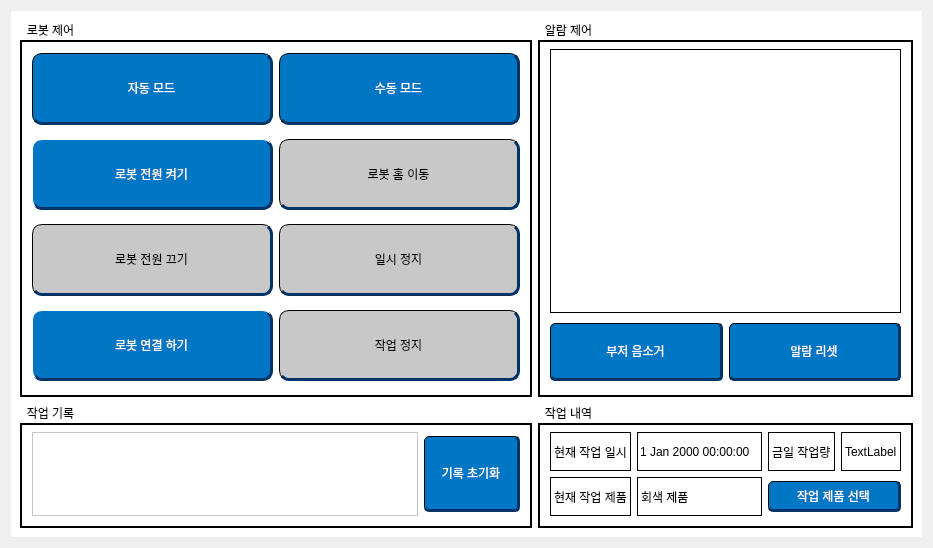
      <widget class="QWidget" name="main_page">
       <property name="sizePolicy">
        <sizepolicy hsizetype="Expanding" vsizetype="Expanding">
         <horstretch>1</horstretch>
         <verstretch>1</verstretch>
        </sizepolicy>
       </property>
       <layout class="QGridLayout" name="gridLayout_9">
        <item row="0" column="0">
         <widget class="QWidget" name="widget_2" native="true">
          <property name="sizePolicy">
           <sizepolicy hsizetype="Expanding" vsizetype="Expanding">
            <horstretch>1</horstretch>
            <verstretch>1</verstretch>
           </sizepolicy>
          </property>
          <property name="minimumSize">
           <size>
            <width>0</width>
            <height>0</height>
           </size>
          </property>
          <property name="styleSheet">
           <string notr="true">background-color: rgb(255, 255, 255);</string>
          </property>
          <layout class="QGridLayout" name="gridLayout" rowstretch="3,1" columnstretch="1,1">
           <item row="1" column="0">
            <widget class="QGroupBox" name="groupBox_3">
             <property name="sizePolicy">
              <sizepolicy hsizetype="Expanding" vsizetype="Expanding">
               <horstretch>1</horstretch>
               <verstretch>1</verstretch>
              </sizepolicy>
             </property>
             <property name="styleSheet">
              <string notr="true">QGroupBox {
	color: rgb(0, 0, 0);
	font: bold 20pt &quot;Arial&quot;;
	border: 2px solid rgb(0, 0, 0);
	margin-top: 20px;
}
QGroupBox::title {
    subcontrol-origin: margin;
    padding: 3px 15px 0 5px;
}</string>
             </property>
             <property name="title">
              <string>작업 기록</string>
             </property>
             <layout class="QGridLayout" name="gridLayout_4">
              <item row="0" column="0">
               <layout class="QHBoxLayout" name="horizontalLayout_2" stretch="4,1">
                <item>
                 <widget class="QTextEdit" name="scrollArea">
                  <property name="minimumSize">
                   <size>
                    <width>0</width>
                    <height>0</height>
                   </size>
                  </property>
                  <property name="styleSheet">
                   <string notr="true">QScrollBar:vertical {
	border: none;
	background-color: #efefef; 
	width: 35px;               
	margin: 0px;
}
QScrollBar::handle:vertical {
	background-color: #555555; 
	min-height: 80px; 
	height: 80px;     
    border-radius: 15px;       
    margin: 2px;               
}
QScrollBar::handle:vertical:hover {
	background-color: #0078D7; 
}
QScrollBar::handle:vertical:pressed {
	background-color: #005a9e; 
}
QScrollBar::add-line:vertical, QScrollBar::sub-line:vertical {
    height: 0px;               
	subcontrol-origin: margin;
}
QScrollBar::add-page:vertical, QScrollBar::sub-page:vertical {
	background: none;          
}</string>
                  </property>
                  <property name="readOnly">
                   <bool>true</bool>
                  </property>
                 </widget>
                </item>
                <item>
                 <widget class="QPushButton" name="log_delete_button">
                  <property name="sizePolicy">
                   <sizepolicy hsizetype="Expanding" vsizetype="Expanding">
                    <horstretch>1</horstretch>
                    <verstretch>1</verstretch>
                   </sizepolicy>
                  </property>
                  <property name="minimumSize">
                   <size>
                    <width>0</width>
                    <height>0</height>
                   </size>
                  </property>
                  <property name="styleSheet">
                   <string notr="true">#log_delete_button {
	color: rgb(255, 255, 255);
	background-color: rgb(0, 119, 196);
	font: bold 16pt &quot;Arial&quot;;
	border: 1px solid rgb(0, 0, 0);
	border-radius: 5px;
	border-bottom: 3px solid #003366;
	border-right: 3px solid #003366;
	margin-top: 4px;                 
	margin-bottom: 4px;
}
#log_delete_button:hover {
	background-color: #006CC1;
	border-radius: 5px;
	border-bottom: 3px solid #003366;
	border-right: 3px solid #003366;
	margin-top: 4px;                 
	margin-bottom: 4px;
}
#log_delete_button:pressed {
	background-color: #005a9e;
	border-radius: 5px;
	border-top: 1px solid #003366;
	border-left: 1px solid #003366;
	margin-top: 6px;
	margin-bottom: 6px;
}</string>
                  </property>
                  <property name="text">
                   <string>기록 초기화</string>
                  </property>
                 </widget>
                </item>
               </layout>
              </item>
             </layout>
            </widget>
           </item>
           <item row="0" column="1">
            <widget class="QGroupBox" name="groupBox_2">
             <property name="sizePolicy">
              <sizepolicy hsizetype="Expanding" vsizetype="Expanding">
               <horstretch>1</horstretch>
               <verstretch>1</verstretch>
              </sizepolicy>
             </property>
             <property name="styleSheet">
              <string notr="true">QGroupBox {
	color: rgb(0, 0, 0);
	font: bold 20pt &quot;Arial&quot;;
	border: 2px solid rgb(0, 0, 0);
	margin-top: 20px;
}
QGroupBox::title {
    subcontrol-origin: margin;
    padding: 3px 15px 0 5px;
}</string>
             </property>
             <property name="title">
              <string>알람 제어</string>
             </property>
             <layout class="QGridLayout" name="gridLayout_6">
              <item row="0" column="0">
               <layout class="QGridLayout" name="gridLayout_5" rowstretch="4,1" columnstretch="1,1">
                <item row="1" column="0">
                 <widget class="QPushButton" name="buzzer_off_button">
                  <property name="sizePolicy">
                   <sizepolicy hsizetype="Expanding" vsizetype="Expanding">
                    <horstretch>1</horstretch>
                    <verstretch>1</verstretch>
                   </sizepolicy>
                  </property>
                  <property name="styleSheet">
                   <string notr="true">/* 1. 기본 상태 (파란색) */
#buzzer_off_button {
	color: rgb(255, 255, 255);
	background-color: rgb(0, 119, 196);
	font: bold 16pt &quot;Arial&quot;;
	border: 1px solid rgb(0, 0, 0);
	border-radius: 5px;
	border-bottom: 3px solid #003366;
	border-right: 3px solid #003366;
	margin-top: 4px;                 
	margin-bottom: 4px;
}

/* 2. 마우스 올렸을 때 (살짝 어두운 파란색) */
#buzzer_off_button:hover {
	background-color: #006CC1;
	border-radius: 5px;
	border-bottom: 3px solid #003366;
	border-right: 3px solid #003366;
	margin-top: 4px;                 
	margin-bottom: 4px;
}

/* 3. 기본 상태에서 클릭할 때 (푹 들어간 파란색) */
#buzzer_off_button:pressed {
	background-color: #005a9e;
	border-radius: 5px;
	border-top: 1px solid #003366;
	border-left: 1px solid #003366;
	border-bottom: none; /* 눌렸을 땐 아래 그림자 제거 */
	border-right: none;
	margin-top: 6px; /* 위로 마진을 줘서 실제로 내려가는 효과 */
	margin-bottom: 2px;
}

/* =================================================== */
/* 4. 토글(음소거)된 상태 (초록색) - :checked 사용! */
/* =================================================== */
#buzzer_off_button:checked {
	color: #ffffff;
	background-color: #6ac529;
	font: bold 16pt &quot;Arial&quot;;
	border: 1px solid #ffffff;
	border-radius: 10px;
	border-bottom: 3px solid #439608;
	border-right: 3px solid #439608;
	margin-top: 4px;                 
	margin-bottom: 4px;
}

/* 5. 토글된(초록) 상태에서 마우스 올렸을 때 (살짝 어두운 초록) */
#buzzer_off_button:checked:hover {
	background-color: #5ab022; /* 기존 파란색 hover 간섭 방지 */
}

/* 6. 토글된(초록) 상태에서 클릭할 때 (푹 들어간 초록색) */
#buzzer_off_button:checked:pressed {
	background-color: #4b941c;
	border-top: 1px solid #439608;
	border-left: 1px solid #439608;
	border-bottom: none;
	border-right: none;
	margin-top: 6px;
	margin-bottom: 2px;
}</string>
                  </property>
                  <property name="text">
                   <string>부저 음소거</string>
                  </property>
                 </widget>
                </item>
                <item row="1" column="1">
                 <widget class="QPushButton" name="alarm_reset_button">
                  <property name="sizePolicy">
                   <sizepolicy hsizetype="Expanding" vsizetype="Expanding">
                    <horstretch>1</horstretch>
                    <verstretch>1</verstretch>
                   </sizepolicy>
                  </property>
                  <property name="styleSheet">
                   <string notr="true">#alarm_reset_button {
	color: rgb(255, 255, 255);
	background-color: rgb(0, 119, 196);
	font: bold 16pt &quot;Arial&quot;;
	border: 1px solid rgb(0, 0, 0);
	border-radius: 5px;
	border-bottom: 3px solid #003366;
	border-right: 3px solid #003366;
	margin-top: 4px;                 
	margin-bottom: 4px;
}
#alarm_reset_button:hover {
	background-color: #006CC1;
	border-radius: 5px;
	border-bottom: 3px solid #003366;
	border-right: 3px solid #003366;
	margin-top: 4px;                 
	margin-bottom: 4px;
}
#alarm_reset_button:pressed {
	background-color: #005a9e;
	border-radius: 5px;
	border-top: 1px solid #003366;
	border-left: 1px solid #003366;
	margin-top: 6px;
	margin-bottom: 6px;
}</string>
                  </property>
                  <property name="text">
                   <string>알람 리셋</string>
                  </property>
                 </widget>
                </item>
                <item row="0" column="0" colspan="2">
                 <widget class="QListWidget" name="alarmListWidget">
                  <property name="styleSheet">
                   <string notr="true">QListWidget {
    background-color: #FFFFFF;
    border: 1px solid #000000;
}

QListWidget::item {
    border-bottom: 1px solid #E0E0E0; 
    padding: 5px;
    height: 30px;
    font-size: 14px;
}

QListWidget::item:selected {
    background-color: rgb(0, 80, 150);
    color: black;
}</string>
                  </property>
                 </widget>
                </item>
               </layout>
              </item>
             </layout>
            </widget>
           </item>
           <item row="1" column="1">
            <widget class="QGroupBox" name="groupBox_4">
             <property name="sizePolicy">
              <sizepolicy hsizetype="Expanding" vsizetype="Expanding">
               <horstretch>1</horstretch>
               <verstretch>1</verstretch>
              </sizepolicy>
             </property>
             <property name="styleSheet">
              <string notr="true">QGroupBox {
	color: rgb(0, 0, 0);
	font: bold 20pt &quot;Arial&quot;;
	border: 2px solid rgb(0, 0, 0);
	margin-top: 20px;
}
QGroupBox::title {
    subcontrol-origin: margin;
    padding: 3px 15px 0 5px;
}</string>
             </property>
             <property name="title">
              <string>작업 내역</string>
             </property>
             <layout class="QGridLayout" name="gridLayout_8">
              <item row="0" column="1">
               <layout class="QGridLayout" name="gridLayout_7" rowstretch="1,1" columnstretch="2,3,2,2">
                <item row="0" column="2">
                 <widget class="QLabel" name="label_2">
                  <property name="sizePolicy">
                   <sizepolicy hsizetype="Expanding" vsizetype="Expanding">
                    <horstretch>1</horstretch>
                    <verstretch>1</verstretch>
                   </sizepolicy>
                  </property>
                  <property name="styleSheet">
                   <string notr="true">color: rgb(0, 0, 0);
font: bold 16pt &quot;Arial&quot;;
border: 1px solid rgb(0, 0, 0);</string>
                  </property>
                  <property name="text">
                   <string>금일 작업량</string>
                  </property>
                 </widget>
                </item>
                <item row="0" column="1">
                 <widget class="QDateTimeEdit" name="dateTimeEdit">
                  <property name="sizePolicy">
                   <sizepolicy hsizetype="Expanding" vsizetype="Expanding">
                    <horstretch>1</horstretch>
                    <verstretch>1</verstretch>
                   </sizepolicy>
                  </property>
                  <property name="styleSheet">
                   <string notr="true">color: rgb(0, 0, 0);
font: 14pt &quot;Arial&quot;;
border: 1px solid rgb(0, 0, 0);</string>
                  </property>
                  <property name="buttonSymbols">
                   <enum>QAbstractSpinBox::NoButtons</enum>
                  </property>
                 </widget>
                </item>
                <item row="0" column="0">
                 <widget class="QLabel" name="label">
                  <property name="sizePolicy">
                   <sizepolicy hsizetype="Expanding" vsizetype="Expanding">
                    <horstretch>1</horstretch>
                    <verstretch>1</verstretch>
                   </sizepolicy>
                  </property>
                  <property name="styleSheet">
                   <string notr="true">color: rgb(0, 0, 0); font: bold 16pt &quot;Arial&quot;; border: 1px solid rgb(0, 0, 0);</string>
                  </property>
                  <property name="text">
                   <string>현재 작업 일시</string>
                  </property>
                 </widget>
                </item>
                <item row="0" column="3">
                 <widget class="QLabel" name="workload_edit">
                  <property name="sizePolicy">
                   <sizepolicy hsizetype="Expanding" vsizetype="Expanding">
                    <horstretch>1</horstretch>
                    <verstretch>1</verstretch>
                   </sizepolicy>
                  </property>
                  <property name="styleSheet">
                   <string notr="true">color: rgb(0, 0, 0);
font: bold 16pt &quot;Arial&quot;;
border: 1px solid rgb(0, 0, 0);</string>
                  </property>
                  <property name="text">
                   <string>TextLabel</string>
                  </property>
                 </widget>
                </item>
                <item row="1" column="0">
                 <widget class="QLabel" name="label_3">
                  <property name="sizePolicy">
                   <sizepolicy hsizetype="Expanding" vsizetype="Expanding">
                    <horstretch>0</horstretch>
                    <verstretch>0</verstretch>
                   </sizepolicy>
                  </property>
                  <property name="styleSheet">
                   <string notr="true">color: rgb(0, 0, 0); font: bold 16pt &quot;Arial&quot;; border: 1px solid rgb(0, 0, 0);
</string>
                  </property>
                  <property name="text">
                   <string>현재 작업 제품</string>
                  </property>
                 </widget>
                </item>
                <item row="1" column="1">
                 <widget class="QLabel" name="current_product">
                  <property name="sizePolicy">
                   <sizepolicy hsizetype="Expanding" vsizetype="Expanding">
                    <horstretch>0</horstretch>
                    <verstretch>0</verstretch>
                   </sizepolicy>
                  </property>
                  <property name="styleSheet">
                   <string notr="true">color: rgb(0, 0, 0); font: bold 16pt &quot;Arial&quot;; border: 1px solid rgb(0, 0, 0);
</string>
                  </property>
                  <property name="text">
                   <string>회색 제품</string>
                  </property>
                 </widget>
                </item>
                <item row="1" column="2" colspan="2">
                 <widget class="QPushButton" name="product_sellect_btn">
                  <property name="sizePolicy">
                   <sizepolicy hsizetype="Expanding" vsizetype="Expanding">
                    <horstretch>0</horstretch>
                    <verstretch>0</verstretch>
                   </sizepolicy>
                  </property>
                  <property name="styleSheet">
                   <string notr="true">#product_sellect_btn {
	color: rgb(255, 255, 255);
	background-color: rgb(0, 119, 196);
	font: bold 16pt &quot;Arial&quot;;
	border: 1px solid rgb(0, 0, 0);
	border-radius: 5px;
	border-bottom: 3px solid #003366;
	border-right: 3px solid #003366;
	margin-top: 4px;                 
	margin-bottom: 4px;
}
#product_sellect_btn:hover {
	background-color: #006CC1;
	border-radius: 5px;
	border-bottom: 3px solid #003366;
	border-right: 3px solid #003366;
	margin-top: 4px;                 
	margin-bottom: 4px;
}
#product_sellect_btn:pressed {
	background-color: #005a9e;
	border-radius: 5px;
	border-top: 1px solid #003366;
	border-left: 1px solid #003366;
	margin-top: 6px;
	margin-bottom: 6px;
}</string>
                  </property>
                  <property name="text">
                   <string>작업 제품 선택</string>
                  </property>
                 </widget>
                </item>
               </layout>
              </item>
             </layout>
            </widget>
           </item>
           <item row="0" column="0">
            <widget class="QGroupBox" name="groupBox">
             <property name="sizePolicy">
              <sizepolicy hsizetype="Expanding" vsizetype="Expanding">
               <horstretch>1</horstretch>
               <verstretch>1</verstretch>
              </sizepolicy>
             </property>
             <property name="styleSheet">
              <string notr="true">QGroupBox {
	color: rgb(0, 0, 0);
	font: bold 20pt &quot;Arial&quot;;
	border: 2px solid rgb(0, 0, 0);
	margin-top: 20px;
}
QGroupBox::title {
    subcontrol-origin: margin;
    padding: 3px 15px 0 5px;
}</string>
             </property>
             <property name="title">
              <string>로봇 제어</string>
             </property>
             <layout class="QGridLayout" name="gridLayout_3">
              <item row="0" column="0">
               <layout class="QGridLayout" name="gridLayout_2" rowstretch="1,1,1,1" columnstretch="1,1">
                <item row="1" column="0">
                 <widget class="QPushButton" name="power_on_button">
                  <property name="enabled">
                   <bool>true</bool>
                  </property>
                  <property name="sizePolicy">
                   <sizepolicy hsizetype="Expanding" vsizetype="Expanding">
                    <horstretch>1</horstretch>
                    <verstretch>1</verstretch>
                   </sizepolicy>
                  </property>
                  <property name="minimumSize">
                   <size>
                    <width>241</width>
                    <height>60</height>
                   </size>
                  </property>
                  <property name="styleSheet">
                   <string notr="true">#power_on_button:disabled {
	color: #000000;
	background-color: #c8c8c8;
	font: bold 16pt &quot;Arial&quot;;
	border: 1px solid #000000;
	border-radius: 10px;
	border-bottom: 3px solid #003366;
	border-right: 3px solid #003366;
	margin-top: 4px;                 
	margin-bottom: 4px;
}
#power_on_button:enabled {
	color: #ffffff;
	background-color: #0076c4;
	font: bold 16pt &quot;Arial&quot;;
	border: 1px solid #ffffff;
	border-radius: 10px;
	border-bottom: 3px solid #003366;
	border-right: 3px solid #003366;
	margin-top: 4px;                 
	margin-bottom: 4px;
}
#power_on_button:hover {
	background-color: #006CC1;
	border-radius: 10px;
	border-bottom: 3px solid #003366;
	border-right: 3px solid #003366;
	margin-top: 4px;                 
	margin-bottom: 4px;
}
#power_on_button:pressed {
	background-color: #005a9e;
	border-radius: 10px;
	border-top: 3px solid #003366;
	border-left: 3px solid #003366;
	margin-top: 6px;
	margin-bottom: 6px;
}</string>
                  </property>
                  <property name="text">
                   <string>로봇 전원 켜기</string>
                  </property>
                 </widget>
                </item>
                <item row="3" column="1">
                 <widget class="QPushButton" name="stop_button">
                  <property name="enabled">
                   <bool>false</bool>
                  </property>
                  <property name="sizePolicy">
                   <sizepolicy hsizetype="Expanding" vsizetype="Expanding">
                    <horstretch>1</horstretch>
                    <verstretch>1</verstretch>
                   </sizepolicy>
                  </property>
                  <property name="minimumSize">
                   <size>
                    <width>241</width>
                    <height>60</height>
                   </size>
                  </property>
                  <property name="styleSheet">
                   <string notr="true">#stop_button:disabled {
	color: #000000;
	background-color: #c8c8c8;
	font: bold 16pt &quot;Arial&quot;;
	border: 1px solid #000000;
	border-radius: 10px;
	border-bottom: 3px solid #003366;
	border-right: 3px solid #003366;
	margin-top: 4px;                 
	margin-bottom: 4px;
}
#stop_button:enabled {
	color: #ffffff;
	background-color: #0076c4;
	font: bold 16pt &quot;Arial&quot;;
	border: 1px solid #ffffff;
	border-radius: 10px;
	border-bottom: 3px solid #003366;
	border-right: 3px solid #003366;
	margin-top: 4px;                 
	margin-bottom: 4px;
}
#stop_button:hover {
	background-color: #006CC1;
	border-radius: 10px;
	border-bottom: 3px solid #003366;
	border-right: 3px solid #003366;
	margin-top: 4px;                 
	margin-bottom: 4px;
}
#stop_button:pressed {
	background-color: #005a9e;
	border-radius: 10px;
	border-top: 3px solid #003366;
	border-left: 3px solid #003366;
	margin-top: 6px;
	margin-bottom: 6px;
}</string>
                  </property>
                  <property name="text">
                   <string>작업 정지</string>
                  </property>
                 </widget>
                </item>
                <item row="2" column="1">
                 <widget class="QPushButton" name="pause_button">
                  <property name="enabled">
                   <bool>false</bool>
                  </property>
                  <property name="sizePolicy">
                   <sizepolicy hsizetype="Expanding" vsizetype="Expanding">
                    <horstretch>1</horstretch>
                    <verstretch>1</verstretch>
                   </sizepolicy>
                  </property>
                  <property name="minimumSize">
                   <size>
                    <width>241</width>
                    <height>60</height>
                   </size>
                  </property>
                  <property name="styleSheet">
                   <string notr="true">#pause_button:disabled {
	color: #000000;
	background-color: #c8c8c8;
	font: bold 16pt &quot;Arial&quot;;
	border: 1px solid #000000;
	border-radius: 10px;
	border-bottom: 3px solid #003366;
	border-right: 3px solid #003366;
	margin-top: 4px;                 
	margin-bottom: 4px;
}
#pause_button:enabled {
	color: #ffffff;
	background-color: #0076c4;
	font: bold 16pt &quot;Arial&quot;;
	border: 1px solid #ffffff;
	border-radius: 10px;
	border-bottom: 3px solid #003366;
	border-right: 3px solid #003366;
	margin-top: 4px;                 
	margin-bottom: 4px;
}
#pause_button:hover {
	background-color: #006CC1;
	border-radius: 10px;
	border-bottom: 3px solid #003366;
	border-right: 3px solid #003366;
	margin-top: 4px;                 
	margin-bottom: 4px;
}
#pause_button:checked {
	background-color: #005a9e;
	border-radius: 10px;
	border-top: 3px solid #003366;
	border-left: 3px solid #003366;
	margin-top: 6px;
	margin-bottom: 6px;
}</string>
                  </property>
                  <property name="text">
                   <string>일시 정지</string>
                  </property>
                  <property name="checkable">
                   <bool>true</bool>
                  </property>
                 </widget>
                </item>
                <item row="3" column="0">
                 <widget class="QPushButton" name="robot_connect_button">
                  <property name="enabled">
                   <bool>true</bool>
                  </property>
                  <property name="sizePolicy">
                   <sizepolicy hsizetype="Expanding" vsizetype="Expanding">
                    <horstretch>1</horstretch>
                    <verstretch>1</verstretch>
                   </sizepolicy>
                  </property>
                  <property name="minimumSize">
                   <size>
                    <width>241</width>
                    <height>60</height>
                   </size>
                  </property>
                  <property name="styleSheet">
                   <string notr="true">#robot_connect_button:disabled {
	color: #ffffff;
	background-color: #6ac529;
	font: bold 16pt &quot;Arial&quot;;
	border: 1px solid #ffffff;
	border-radius: 10px;
	border-bottom: 3px solid #439608;
	border-right: 3px solid #439608;
	margin-top: 4px;                 
	margin-bottom: 4px;
}
#robot_connect_button:enabled {
	color: #ffffff;
	background-color: #0076c4;
	font: bold 16pt &quot;Arial&quot;;
	border: 1px solid #ffffff;
	border-radius: 10px;
	border-bottom: 3px solid #003366;
	border-right: 3px solid #003366;
	margin-top: 4px;                 
	margin-bottom: 4px;
}
#robot_connect_button:hover {
	background-color: #006CC1;
	border-radius: 10px;
	border-bottom: 3px solid #003366;
	border-right: 3px solid #003366;
	margin-top: 4px;                 
	margin-bottom: 4px;
}
#robot_connect_button:pressed {
	background-color: #005a9e;
	border-radius: 10px;
	border-top: 3px solid #003366;
	border-left: 3px solid #003366;
	margin-top: 6px;
	margin-bottom: 6px;
}</string>
                  </property>
                  <property name="text">
                   <string>로봇 연결 하기</string>
                  </property>
                 </widget>
                </item>
                <item row="2" column="0">
                 <widget class="QPushButton" name="power_off_button">
                  <property name="enabled">
                   <bool>false</bool>
                  </property>
                  <property name="sizePolicy">
                   <sizepolicy hsizetype="Expanding" vsizetype="Expanding">
                    <horstretch>1</horstretch>
                    <verstretch>1</verstretch>
                   </sizepolicy>
                  </property>
                  <property name="minimumSize">
                   <size>
                    <width>241</width>
                    <height>60</height>
                   </size>
                  </property>
                  <property name="styleSheet">
                   <string notr="true">#power_off_button:disabled {
	color: #000000;
	background-color: #c8c8c8;
	font: bold 16pt &quot;Arial&quot;;
	border: 1px solid #000000;
	border-radius: 10px;
	border-bottom: 3px solid #003366;
	border-right: 3px solid #003366;
	margin-top: 4px;                 
	margin-bottom: 4px;
}
#power_off_button:enabled {
	color: #ffffff;
	background-color: #0076c4;
	font: bold 16pt &quot;Arial&quot;;
	border: 1px solid #ffffff;
	border-radius: 10px;
	border-bottom: 3px solid #003366;
	border-right: 3px solid #003366;
	margin-top: 4px;                 
	margin-bottom: 4px;
}
#power_off_button:hover {
	background-color: #006CC1;
	border-radius: 10px;
	border-bottom: 3px solid #003366;
	border-right: 3px solid #003366;
	margin-top: 4px;                 
	margin-bottom: 4px;
}
#power_off_button:pressed {
	background-color: #005a9e;
	border-radius: 10px;
	border-top: 3px solid #003366;
	border-left: 3px solid #003366;
	margin-top: 6px;
	margin-bottom: 6px;
}</string>
                  </property>
                  <property name="text">
                   <string>로봇 전원 끄기</string>
                  </property>
                 </widget>
                </item>
                <item row="1" column="1">
                 <widget class="QPushButton" name="home_button">
                  <property name="enabled">
                   <bool>false</bool>
                  </property>
                  <property name="sizePolicy">
                   <sizepolicy hsizetype="Expanding" vsizetype="Expanding">
                    <horstretch>1</horstretch>
                    <verstretch>1</verstretch>
                   </sizepolicy>
                  </property>
                  <property name="minimumSize">
                   <size>
                    <width>241</width>
                    <height>60</height>
                   </size>
                  </property>
                  <property name="styleSheet">
                   <string notr="true">#home_button:disabled {
	color: #000000;
	background-color: #c8c8c8;
	font: bold 16pt &quot;Arial&quot;;
	border: 1px solid #000000;
	border-radius: 10px;
	border-bottom: 3px solid #003366;
	border-right: 3px solid #003366;
	margin-top: 4px;                 
	margin-bottom: 4px;
}
#home_button:enabled {
	color: #ffffff;
	background-color: #0076c4;
	font: bold 16pt &quot;Arial&quot;;
	border: 1px solid #ffffff;
	border-radius: 10px;
	border-bottom: 3px solid #003366;
	border-right: 3px solid #003366;
	margin-top: 4px;                 
	margin-bottom: 4px;
}
#home_button:hover {
	background-color: #006CC1;
	border-radius: 10px;
	border-bottom: 3px solid #003366;
	border-right: 3px solid #003366;
	margin-top: 4px;                 
	margin-bottom: 4px;
}
#home_button:pressed {
	background-color: #005a9e;
	border-radius: 10px;
	border-top: 3px solid #003366;
	border-left: 3px solid #003366;
	margin-top: 6px;
	margin-bottom: 6px;
}</string>
                  </property>
                  <property name="text">
                   <string>로봇 홈 이동</string>
                  </property>
                 </widget>
                </item>
                <item row="0" column="0">
                 <widget class="QPushButton" name="auto_btn">
                  <property name="enabled">
                   <bool>true</bool>
                  </property>
                  <property name="sizePolicy">
                   <sizepolicy hsizetype="Expanding" vsizetype="Expanding">
                    <horstretch>1</horstretch>
                    <verstretch>1</verstretch>
                   </sizepolicy>
                  </property>
                  <property name="styleSheet">
                   <string notr="true">#auto_btn:enabled {
	color: rgb(255, 255, 255);
	background-color: rgb(0, 119, 196);
	font: bold 16pt &quot;Arial&quot;;
	border: 1px solid rgb(0, 0, 0);
	border-radius: 10px;
	border-bottom: 3px solid #003366;
	border-right: 3px solid #003366;
	margin-top: 4px;                 
	margin-bottom: 4px;
}
#auto_btn:hover {
	background-color: #006CC1;
	border-radius: 10px;
	border-bottom: 3px solid #003366;
	border-right: 3px solid #003366;
	margin-top: 4px;                 
	margin-bottom: 4px;
}
#auto_btn:checked {
	background-color: #6ac529;
	border-radius: 10px;
	border-top: 3px solid #439608;
	border-left: 3px solid #439608;
	margin-top: 6px;
	margin-bottom: 6px;
}
#auto_btn:disabled {
	color: #000000;
	background-color: #c8c8c8;
	font: bold 16pt &quot;Arial&quot;;
	border: 1px solid #000000;
	border-radius: 10px;
	border-bottom: 3px solid #003366;
	border-right: 3px solid #003366;
	margin-top: 4px;                 
	margin-bottom: 4px;
}</string>
                  </property>
                  <property name="text">
                   <string>자동 모드</string>
                  </property>
                 </widget>
                </item>
                <item row="0" column="1">
                 <widget class="QPushButton" name="manual_btn">
                  <property name="enabled">
                   <bool>true</bool>
                  </property>
                  <property name="sizePolicy">
                   <sizepolicy hsizetype="Expanding" vsizetype="Expanding">
                    <horstretch>1</horstretch>
                    <verstretch>1</verstretch>
                   </sizepolicy>
                  </property>
                  <property name="styleSheet">
                   <string notr="true">#manual_btn:enabled {
	color: rgb(255, 255, 255);
	background-color: rgb(0, 119, 196);
	font: bold 16pt &quot;Arial&quot;;
	border: 1px solid rgb(0, 0, 0);
	border-radius: 10px;
	border-bottom: 3px solid #003366;
	border-right: 3px solid #003366;
	margin-top: 4px;                 
	margin-bottom: 4px;
}
#manual_btn:hover {
	background-color: #006CC1;
	border-radius: 10px;
	border-bottom: 3px solid #003366;
	border-right: 3px solid #003366;
	margin-top: 4px;                 
	margin-bottom: 4px;
}
#manual_btn:checked {
	background-color: #6ac529;
	border-radius: 10px;
	border-top: 3px solid #439608;
	border-left: 3px solid #439608;
	margin-top: 6px;
	margin-bottom: 6px;
}
#manual_btn:disabled {
	color: #000000;
	background-color: #c8c8c8;
	font: bold 16pt &quot;Arial&quot;;
	border: 1px solid #000000;
	border-radius: 10px;
	border-bottom: 3px solid #003366;
	border-right: 3px solid #003366;
	margin-top: 4px;                 
	margin-bottom: 4px;
}</string>
                  </property>
                  <property name="text">
                   <string>수동 모드</string>
                  </property>
                 </widget>
                </item>
               </layout>
              </item>
             </layout>
            </widget>
           </item>
          </layout>
         </widget>
        </item>
       </layout>
      </widget>
